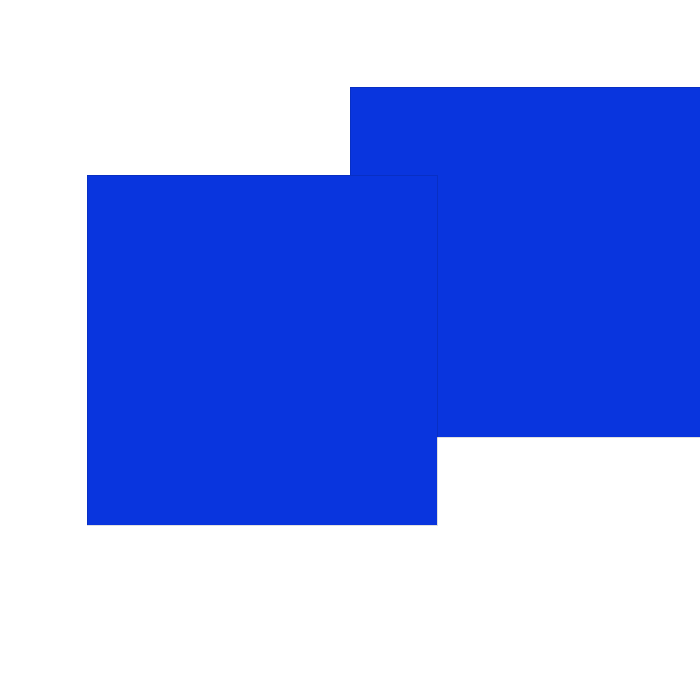
Frame 1 (no input)
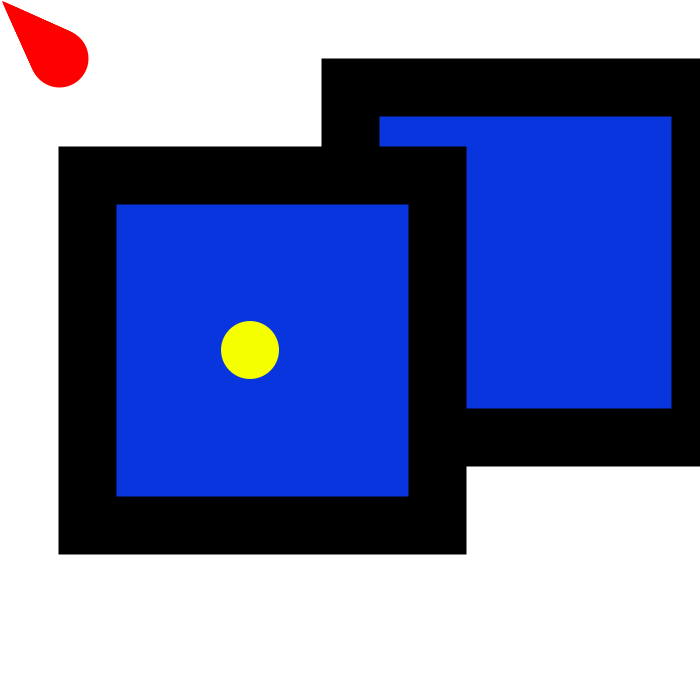
Frame 60 (the mouse pressed at the canvas centre just before this capture)
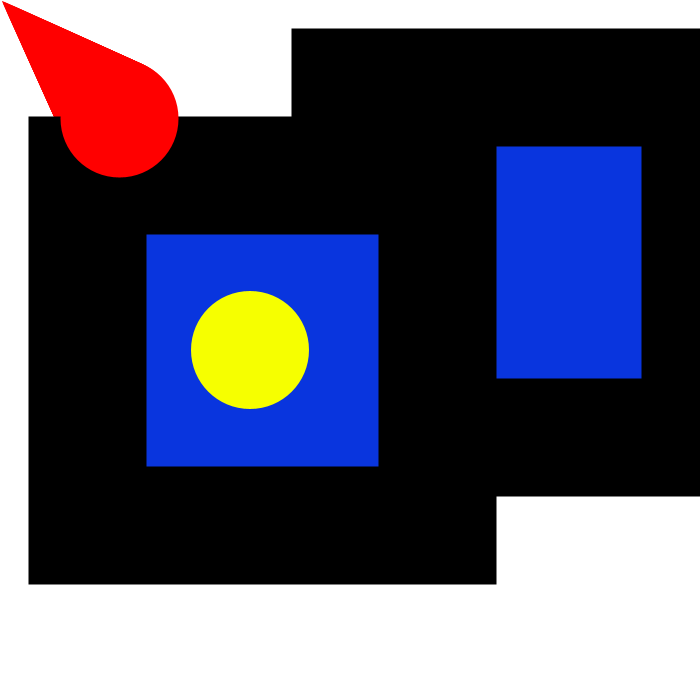
Frame 120 (the mouse held since frame 60 and released just before this capture)

The Processing sketch that drew these frames (run headless with seeded random() and noise(); from frame 60 on, the mouse is pressed at the canvas centre):

// Processing sketch: gutierrezs02t00
// ── gutierrezs02t00.pde
// este codigo existe?
int x = 0;//x sera 0
int y;//y sera declarado pero no definido aun
float c = 700/8;//c sera la octava parte de 700

void setup(){

  size(700, 700);//el canvas sera un cuadrado de 700 pixeles de lado 
background(255, 255, 255);// el canvas sera de color blanco
}

void draw(){
  
  strokeWeight(y);// el grosor de los contornos usados sera un valor variable que tendera  crecer
  stroke(0);//el color del contorno de los cuadrados sera negro
  fill(#0935DE);//el color del relleno de los cuadrados sera azul 
  rect(350, c, 350, 350);// el cuadrado se empezara dibujando desde la mitad del eje x
  //y la octava parte del eje y
  rect(c, 175, 350, 350);// el cuadrado se empezara dibujando desde la octava parte del eje x
  //y la mitad del eje y
  stroke(255, 0, 0);// el color del punto sera rojo)
  point(x,y);//el punto partira en la cordenada 0 de ambos ejes pero se dibujara una y otra
  //vez hacia la direccion positiva de ambos ejes haciendo un efecto parecido al de una proyeccion.
  noStroke();// el circulo no tendra contorno
  fill(#F6FF00);// el circulo sera amarillo
  ellipse(250, 350, y, y);// el circulo crecera en tamano gracias a la funcion de abajo.
   y = x ++;// la funcion hara que y vaya aumentando partiendo desde el valor de x que es 0
    }
